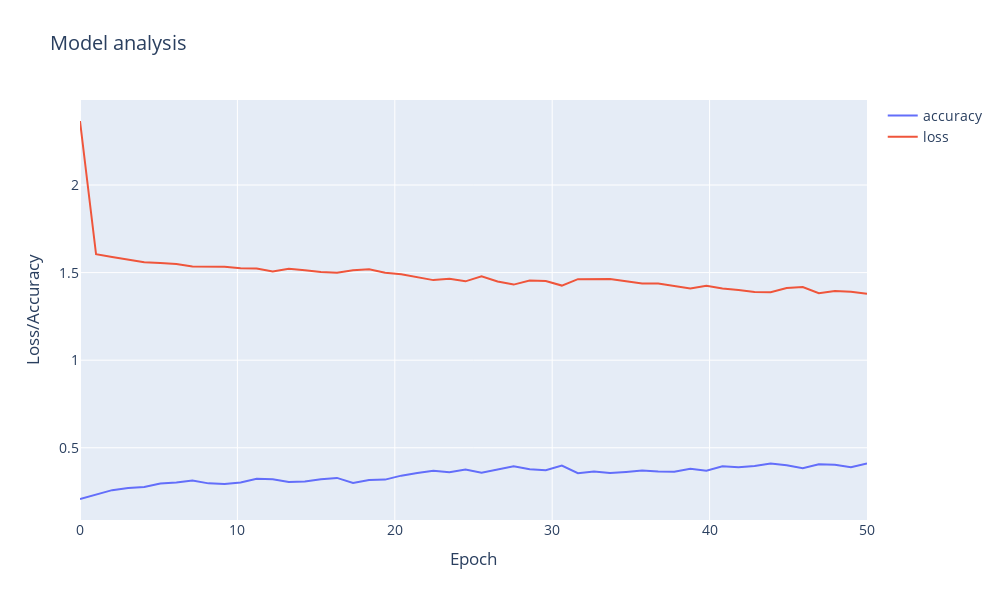

The code cell stored with this chart in its notebook:
### Markdown cell above
7. - Análisis del modelo

### Code cell
nep = 50

data = pd.read_csv('acc_loss_df.csv')
acc = data['Accuracy']
loss = data['Loss']

vec = np.linspace(0, nep, nep)

fig = go.Figure()

fig.add_trace(go.Scatter(x = vec,y = acc, name='accuracy'))
fig.add_trace(go.Scatter(x = vec,y = loss, name='loss'))


high_annotations = [dict(x=vec,
                         y=acc,
                         xref="x", yref="y",
                         ax=0, ay=-40)]
low_annotations = [dict(x=vec,
                        y=loss,
                        xref="x", yref="y",
                        ax=0, ay=40)]




fig.update_layout(title='Model analysis',
                   xaxis_title='Epoch',
                   yaxis_title='Loss/Accuracy', font_size=14, width = 1000, height = 600)

fig.show()

### Figure 1 — Plotly figure (JSON) as saved in the notebook; plotly's stock layout.template omitted (floating-point values rounded to 4 significant figures)
{"data": [{"name": "accuracy", "type": "scatter", "x": [0, 1.02, 2.041, 3.061, 4.082, 5.102, 6.122, 7.143, 8.163, 9.184, 10.2, 11.22, 12.24, 13.27, 14.29, 15.31, 16.33, 17.35, 18.37, 19.39, 20.41, 21.43, 22.45, 23.47, 24.49, 25.51, 26.53, 27.55, 28.57, 29.59, 30.61, 31.63, 32.65, 33.67, 34.69, 35.71, 36.73, 37.76, 38.78, 39.8, 40.82, 41.84, 42.86, 43.88, 44.9, 45.92, 46.94, 47.96, 48.98, 50], "y": [0.2074, 0.2306, 0.258, 0.2696, 0.2755, 0.2961, 0.3015, 0.3128, 0.2967, 0.2927, 0.3021, 0.3224, 0.3207, 0.3052, 0.3074, 0.3201, 0.3278, 0.299, 0.3159, 0.3182, 0.3408, 0.3558, 0.3693, 0.3603, 0.3755, 0.3577, 0.3747, 0.3942, 0.3772, 0.3716, 0.3981, 0.3543, 0.3642, 0.3552, 0.3622, 0.3704, 0.3639, 0.3631, 0.3798, 0.369, 0.3942, 0.3882, 0.3962, 0.4103, 0.3995, 0.3837, 0.4063, 0.4029, 0.3885, 0.41]}, {"name": "loss", "type": "scatter", "x": [0, 1.02, 2.041, 3.061, 4.082, 5.102, 6.122, 7.143, 8.163, 9.184, 10.2, 11.22, 12.24, 13.27, 14.29, 15.31, 16.33, 17.35, 18.37, 19.39, 20.41, 21.43, 22.45, 23.47, 24.49, 25.51, 26.53, 27.55, 28.57, 29.59, 30.61, 31.63, 32.65, 33.67, 34.69, 35.71, 36.73, 37.76, 38.78, 39.8, 40.82, 41.84, 42.86, 43.88, 44.9, 45.92, 46.94, 47.96, 48.98, 50], "y": [2.366, 1.605, 1.589, 1.574, 1.56, 1.555, 1.55, 1.535, 1.535, 1.533, 1.525, 1.524, 1.507, 1.522, 1.514, 1.504, 1.499, 1.513, 1.519, 1.499, 1.49, 1.472, 1.457, 1.465, 1.45, 1.479, 1.449, 1.432, 1.455, 1.453, 1.426, 1.463, 1.461, 1.464, 1.45, 1.438, 1.437, 1.424, 1.41, 1.425, 1.409, 1.401, 1.389, 1.387, 1.412, 1.418, 1.382, 1.395, 1.391, 1.38]}], "layout": {"font": {"size": 14}, "height": 600, "title": {"text": "Model analysis"}, "width": 1000, "xaxis": {"title": {"text": "Epoch"}}, "yaxis": {"title": {"text": "Loss/Accuracy"}}}}
